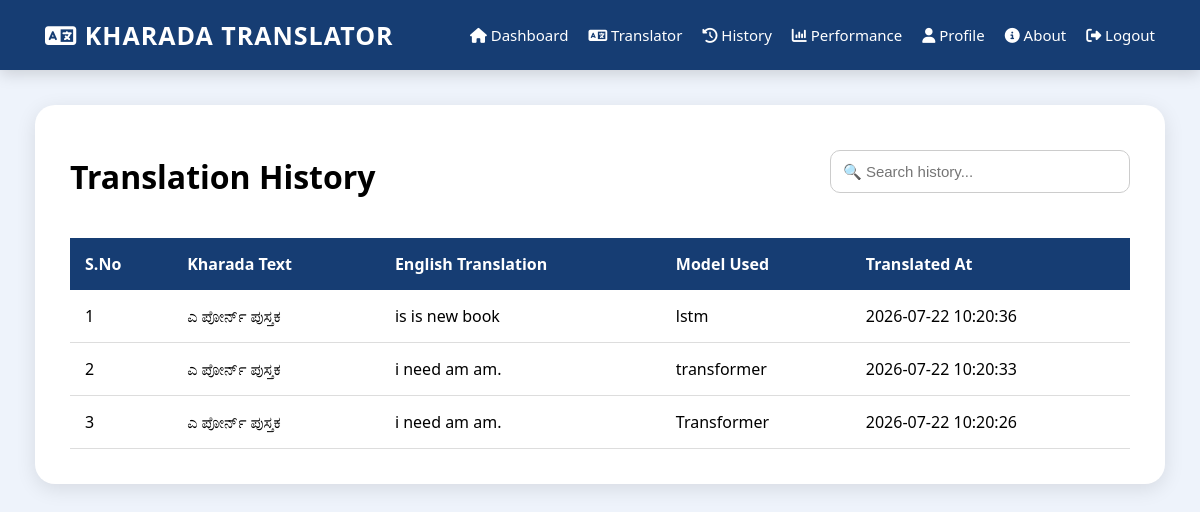
The app's page /history (signed in) with its own data.
### tables this page shows
CREATE TABLE history(
        id INTEGER PRIMARY KEY AUTOINCREMENT,
        username TEXT,
        model TEXT,
        input_text TEXT,
        translation TEXT,
        translated_at TIMESTAMP DEFAULT CURRENT_TIMESTAMP
    );

### app.py (the view)
@app.route("/history")
def history():
    if "user" not in session:
        return redirect(url_for("login"))
    conn = get_db()
    cursor = conn.cursor()
    cursor.execute("""
        SELECT id,
               model,
               input_text,
               translation,
               translated_at
        FROM history
        WHERE username=?
        ORDER BY id DESC
    """, (session["user"],))
    records = cursor.fetchall()
    conn.close()
    return render_template(
        "history.html",
        records=records
    )

### app.py (called while the page is built)
def get_db():
    conn = sqlite3.connect(DATABASE)
    conn.row_factory = sqlite3.Row
    return conn

### templates/history.html (shortened to what this page needs)
{% extends "base.html" %}
{% block content %}
<div class="history-container">
    <div class="history-header">
        <h1>Translation History</h1>
        <input type="text"
               id="historySearch"
               placeholder="🔍 Search history..."
               onkeyup="searchHistory()">
    </div>
    <table id="historyTable">
       <thead>
    <tr>
        <th>S.No</th>
        <th>Kharada Text</th>
        <th>English Translation</th>
        <th>Model Used</th>
        <th>Translated At</th>
    </tr>
</thead>
  <tbody>
{% for row in records %}
<tr>
    <td>{{ loop.index }}</td>
    <td>{{ row[2] }}</td>
    <td>{{ row[3] }}</td>
    <td>{{ row[1] }}</td>
    <td>{{ row[4] }}</td>
</tr>
{% endfor %}
</tbody>
    </table>
</div>
{% endblock %}

### static/css/style.css (style rules this page uses)
* { margin:0; padding:0; box-sizing:border-box; }
body { font-family:Segoe UI,sans-serif; background:#eef3fb; }
input,textarea,select { width:100%; padding:14px; margin-top:10px; margin-bottom:20px; border:1px solid #ddd; border-radius:8px; font-size:15px; outline:none; }
.history-container { background:white; padding:35px; border-radius:20px; box-shadow:0 5px 20px rgba(0,0,0,.1); }
.history-header { display:flex; justify-content:space-between; align-items:center; margin-bottom:25px; }
#historySearch { width:300px; padding:12px; border-radius:10px; border:1px solid #ccc; }
table { width:100%; border-collapse:collapse; margin-top:20px; }
table th { background:#163d73; color:white; padding:15px; text-align:left; }
table td { padding:15px; border-bottom:1px solid #ddd; }

### records on screen
history: input_text "ಎ ಪೋರ್ನ್ ಪುಸ್ತಕ", translation "is is new book", model "lstm", translated_at "2026-07-22 10:20:36"
history: input_text "ಎ ಪೋರ್ನ್ ಪುಸ್ತಕ", translation "i need am am.", model "transformer", translated_at "2026-07-22 10:20:33"
history: input_text "ಎ ಪೋರ್ನ್ ಪುಸ್ತಕ", translation "i need am am.", model "Transformer", translated_at "2026-07-22 10:20:26"
